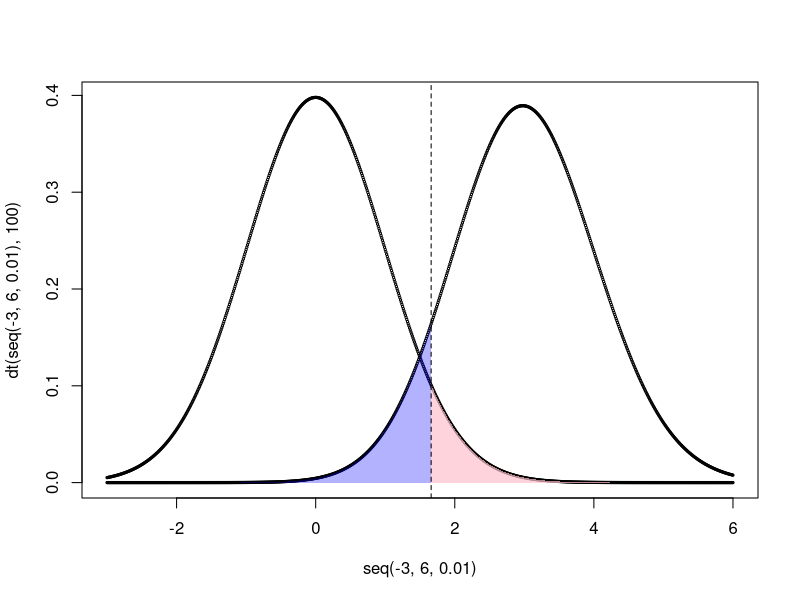
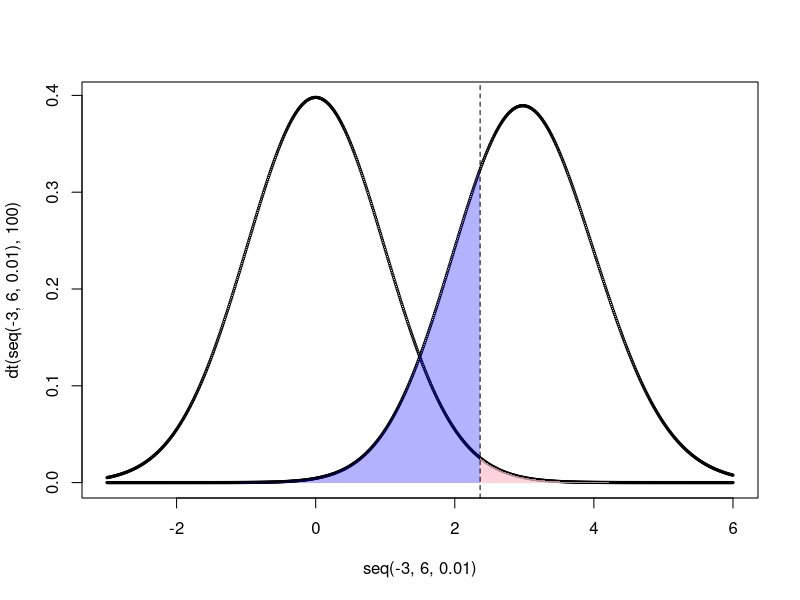
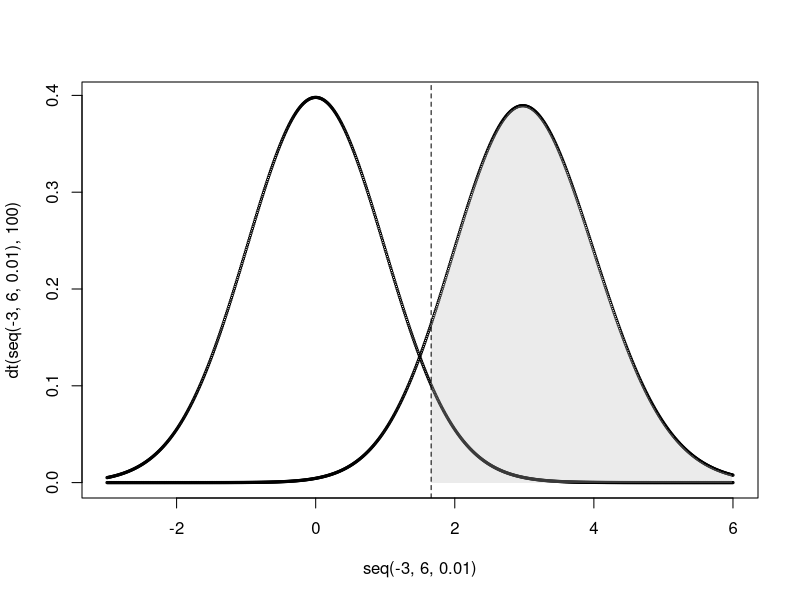

The R source for these figures, in order:
## ---- chunk 1
# plotting alpha 
plot(seq(-3, 6, 0.01), dt(seq(-3, 6, 0.01), 100), cex = 0.3)
VAL <- qt(0.95, 100)
polygon(c(seq(VAL, 6, 0.01), 
          rev(seq(VAL, 6, 0.01))),
        c(rep(0, length(seq(VAL, 6, 0.01))), 
          rev(dt(seq(VAL, 6, 0.01), 100))),
        col = adjustcolor('pink', alpha = 0.7), border = NA)

# plotting beta 
points(seq(-3, 6, 0.01), dt(seq(-3, 6, 0.01), 100, ncp = 3), cex = 0.3)
polygon(c(seq(-3, VAL, 0.01), 
          rev(seq(-3, VAL, 0.01))),
        c(rep(0, length(seq(-3, VAL, 0.01))), 
          rev(dt(seq(-3, VAL, 0.01), 100, ncp = 3))),
        col = adjustcolor('blue', alpha = 0.3), border = NA)

abline(v = VAL, lty = 2)
## ---- chunk 2
# plotting alpha 
plot(seq(-3, 6, 0.01), dt(seq(-3, 6, 0.01), 100), cex = 0.3)
VAL <- qt(0.99, 100)
polygon(c(seq(VAL, 6, 0.01), 
          rev(seq(VAL, 6, 0.01))),
        c(rep(0, length(seq(VAL, 6, 0.01))), 
          rev(dt(seq(VAL, 6, 0.01), 100))),
        col = adjustcolor('pink', alpha = 0.7), border = NA)

# plotting beta 
points(seq(-3, 6, 0.01), dt(seq(-3, 6, 0.01), 100, ncp = 3), cex = 0.3)
polygon(c(seq(-3, VAL, 0.01), 
          rev(seq(-3, VAL, 0.01))),
        c(rep(0, length(seq(-3, VAL, 0.01))), 
          rev(dt(seq(-3, VAL, 0.01), 100, ncp = 3))),
        col = adjustcolor('blue', alpha = 0.3), border = NA)

abline(v = VAL, lty = 2)
## ---- chunk 3
VAL <- qt(0.95, 100)

plot(seq(-3, 6, 0.01), dt(seq(-3, 6, 0.01), 100), cex = 0.3)
points(seq(-3, 6, 0.01), dt(seq(-3, 6, 0.01), 100, ncp = 3), cex = 0.3)
polygon(c(seq(VAL, 6, 0.01), 
          rev(seq(VAL, 6, 0.01))),
        c(rep(0, length(seq(VAL, 6, 0.01))), 
          rev(dt(seq(VAL, 6, 0.01), 100, ncp = 3))),
        col = adjustcolor('gray', alpha = 0.3), border = NA)

abline(v = VAL, lty = 2)

# calculating our power given this alternative hypothesis
1 - pt(VAL, 100, ncp = 3)
## ---- chunk 4
qt(1- 0.01/2, 100)
qt(1- 0.05/2, 100)
qt(1- 0.1/2, 100)
